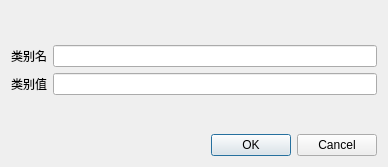
<?xml version="1.0" encoding="UTF-8"?>
<ui version="4.0">
 <class>ObjectSampleLabelDialog</class>
 <widget class="QDialog" name="ObjectSampleLabelDialog">
  <property name="geometry">
   <rect>
    <x>0</x>
    <y>0</y>
    <width>388</width>
    <height>167</height>
   </rect>
  </property>
  <property name="windowTitle">
   <string>Dialog</string>
  </property>
  <layout class="QFormLayout" name="formLayout_2">
   <item row="0" column="0" colspan="2">
    <spacer name="verticalSpacer">
     <property name="orientation">
      <enum>Qt::Vertical</enum>
     </property>
     <property name="sizeHint" stdset="0">
      <size>
       <width>20</width>
       <height>20</height>
      </size>
     </property>
    </spacer>
   </item>
   <item row="1" column="0">
    <widget class="QLabel" name="label">
     <property name="text">
      <string>类别名</string>
     </property>
    </widget>
   </item>
   <item row="1" column="1">
    <widget class="QLineEdit" name="leClassName"/>
   </item>
   <item row="2" column="0">
    <widget class="QLabel" name="label_2">
     <property name="text">
      <string>类别值</string>
     </property>
    </widget>
   </item>
   <item row="2" column="1">
    <widget class="QLineEdit" name="leClassLabel"/>
   </item>
   <item row="5" column="0" colspan="2">
    <widget class="QDialogButtonBox" name="buttonBox">
     <property name="orientation">
      <enum>Qt::Horizontal</enum>
     </property>
     <property name="standardButtons">
      <set>QDialogButtonBox::Cancel|QDialogButtonBox::Ok</set>
     </property>
    </widget>
   </item>
   <item row="4" column="0" colspan="2">
    <spacer name="verticalSpacer_2">
     <property name="orientation">
      <enum>Qt::Vertical</enum>
     </property>
     <property name="sizeHint" stdset="0">
      <size>
       <width>20</width>
       <height>20</height>
      </size>
     </property>
    </spacer>
   </item>
  </layout>
 </widget>
 <resources/>
 <connections>
  <connection>
   <sender>buttonBox</sender>
   <signal>accepted()</signal>
   <receiver>ObjectSampleLabelDialog</receiver>
   <slot>accept()</slot>
   <hints>
    <hint type="sourcelabel">
     <x>248</x>
     <y>254</y>
    </hint>
    <hint type="destinationlabel">
     <x>157</x>
     <y>274</y>
    </hint>
   </hints>
  </connection>
  <connection>
   <sender>buttonBox</sender>
   <signal>rejected()</signal>
   <receiver>ObjectSampleLabelDialog</receiver>
   <slot>reject()</slot>
   <hints>
    <hint type="sourcelabel">
     <x>316</x>
     <y>260</y>
    </hint>
    <hint type="destinationlabel">
     <x>286</x>
     <y>274</y>
    </hint>
   </hints>
  </connection>
 </connections>
</ui>
